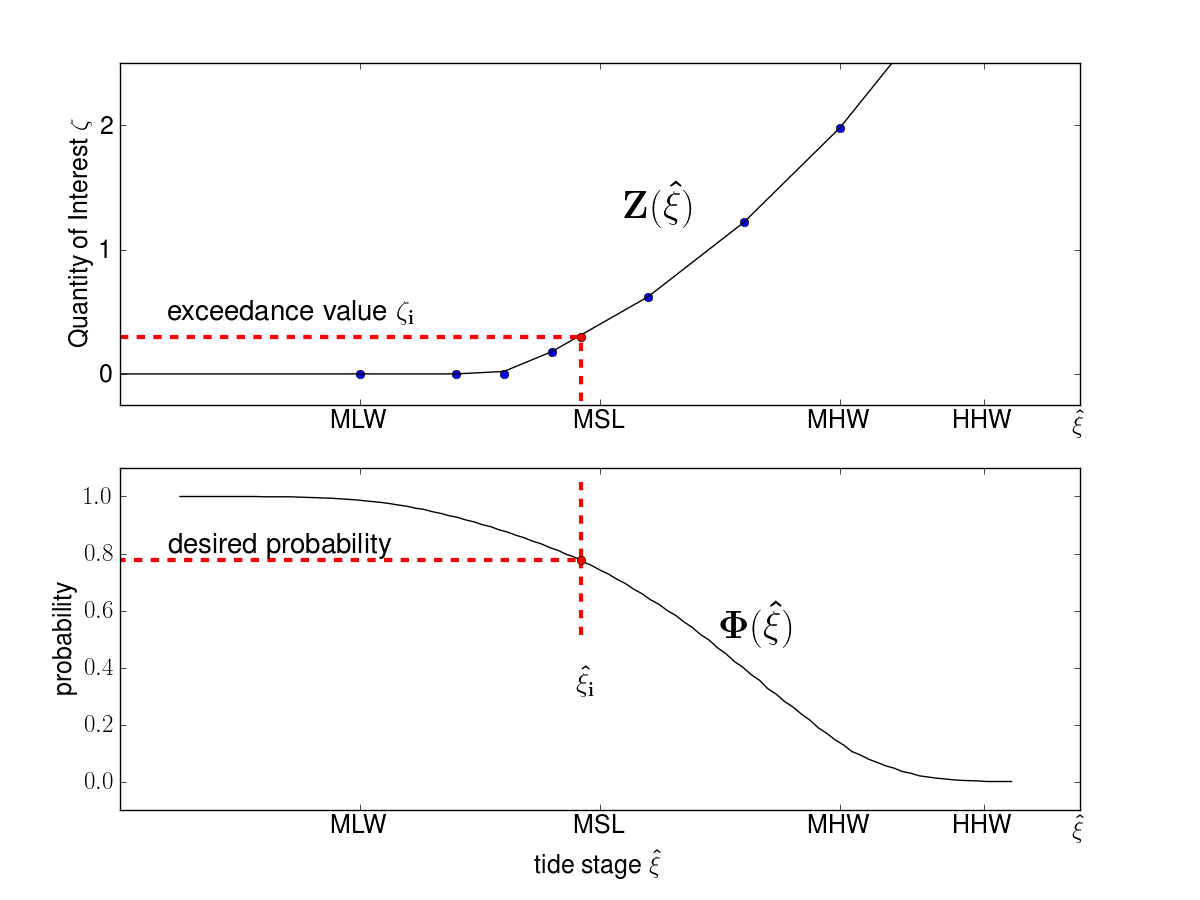

Python code for this plot:
import matplotlib
matplotlib.rc('text', usetex = True)
from pylab import *
import os

d = loadtxt('cumulative_probs.yearly.100.txt')

figure(1,(12,9))
clf()
axes((.1,.1,.8,.38))

#Add 1.13 to get s referenced to MSL
s = d[:,0] - 2. +1.13   

#Pick i=3 which uses dt=2 hrs as a good example plot
for i in [3]:
#for i in [7,6,5,3,1]:
    plot(s,d[:,i],'k')
#legend(['dt = infinity','dt = 24 hours', 'dt = 12 hours', 'dt = 4 hours', \
#    'dt = 2 hour', 'dt = 0'],'lower left')

plot([-1.08,-1.08,-3],[1.05,0.776,0.776],'r--',linewidth=3)
plot([-1.08,-1.08],[0.776,0.5],'r--',linewidth=3)
text(-1.1,0.3,r'$\mathbf{\hat\xi_i}$',fontsize=20)


plot([-1.08],[0.776],'ro')
text(-2.8,0.8,'desired probability',fontsize=20)

ylim(-0.1,1.1)
xticks([-2,-1,0,0.6,1.],['MLW','MSL','MHW','HHW',r'$\mathbf{\hat\xi}$'],fontsize=18)
yticks(fontsize=18)
ylabel('probability ',fontsize=18)
xlabel(r'tide stage $\mathbf{\hat\xi}$',fontsize=18)
text(-0.5,0.5,r'$\mathbf{\Phi(\hat\xi)}$',fontsize=28)

axes((.1,.55,.8,.38))
s = linspace(-3,0.6,101)
def h(s):
    h = (s+1.4) + (s+1.6)**2
    h = where(s<-1.4, 0, h)
    return h
srun = linspace(-2.,0,6)
plot([-1.4],[0.0],'bo')  
plot(srun,h(srun),'bo')
#
#Now plot the black line
srun2=zeros(9)
srun2[0]=-3.; srun2[1:3]=srun[0:2]; srun2[3]=-1.4; srun2[4:8]=srun[2:6]; srun2[8]=.6;
plot(srun2,h(srun2),'k')
plot([-3,-1.08,-1.08],[0.59,0.59,-0.5],'r--',linewidth=3)

ylim(-0.5,5)
xticks([-2,-1,0,0.6,1.],['MLW','MSL','MHW','HHW',r'$\mathbf{\hat\xi}$'],fontsize=18)
yticks([0,2,4],['0','1','2'],fontsize=18)
text(-0.9,2.5,r'$\mathbf{Z(\hat\xi)}$',fontsize=28)

plot([-1.08],[0.59],'ro')
text(-2.8,0.8,r'exceedance value $\mathbf{\zeta_i}$',fontsize=20)
xlim(-3,1)
ylabel(r'Quantity of Interest $\mathbf{\zeta}$',fontsize=18)
savefig('PsiFromZandPhi.png')
